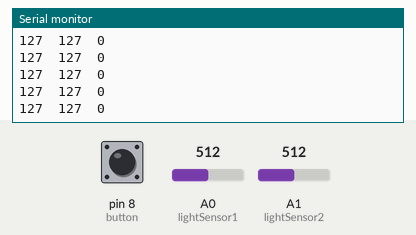
Simulated run of this sketch. Board: Arduino Uno, built with avr-gcc and run on an emulated ATmega328P. Shown: the last lines printed to the serial monitor. The inputs (shaded band) are chosen by the test bench; at power-on: A0 (lightSensor1) = 512, A1 (lightSensor2) = 512, pin 8 (button) LOW.

Above: at 1.2 s.
1.3 s: A0 (lightSensor1) set to 716
At 1.42 s:
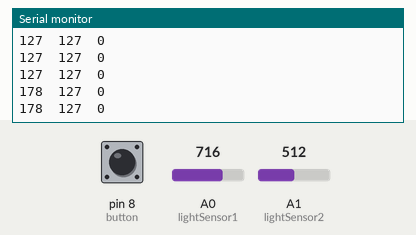
2.8 s: A1 (lightSensor2) set to 716
At 2.83 s:
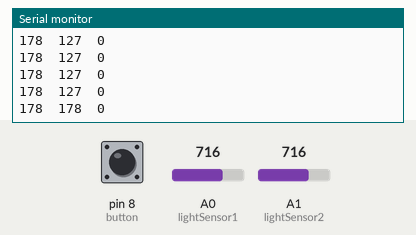
4.3 s: pin 8 (button) pulled HIGH for 0.15 s
At 4.34 s:
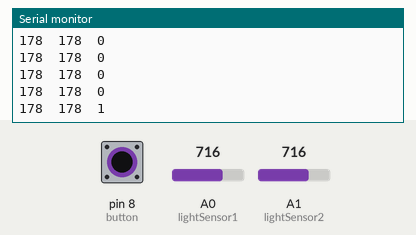
5.9 s: A0 (lightSensor1) set to 900
At 5.95 s:
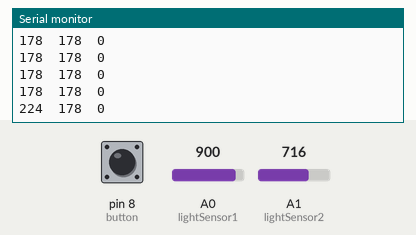
7.4 s: pin 8 (button) pulled HIGH for 1 s
At 7.46 s:
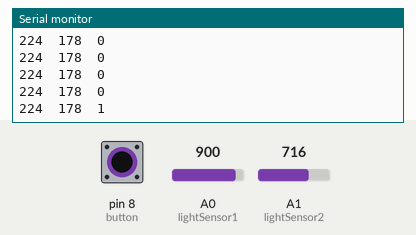
11.4 s: A1 (lightSensor2) set to 900
At 11.49 s:
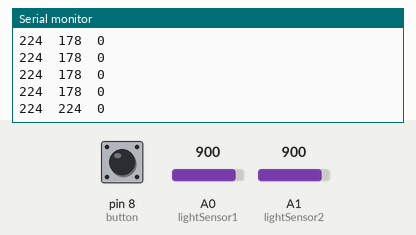
Timing chart, 0 to 13.9 s (numbered marks = the images above; inputs shaded):
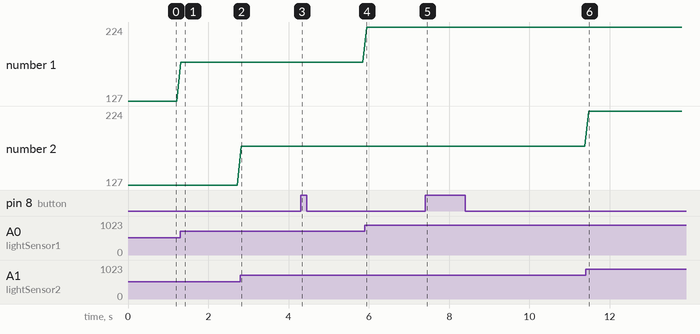

Measured:
- after the input at 1.3 s, the serial monitor: prints a new line at once (image 1)
- after the input at 2.8 s, the serial monitor: prints a new line at once (image 2)
- after the input at 4.3 s, the serial monitor: prints a new line at once (image 3)
- after the input at 5.9 s, the serial monitor: prints a new line at once (image 4)
- after the input at 7.4 s, the serial monitor: prints a new line after 0.05 s (image 5)
- after the input at 11.4 s, the serial monitor: prints a new line after 0.08 s (image 6)
- plotted number 1: 127 → 178 after the input at 1.3 s, 178 → 224 after the input at 5.9 s

The sketch:

slave_3bytes.ino
```cpp
// Wire Slave Sender

#include <Wire.h>
int table[]={0,0,0};
int lightSensor1=A0;
int lightSensor2=A1;
int button=8;

void setup()
{
  Serial.begin(9600);
  pinMode(lightSensor1,INPUT);
  pinMode(lightSensor2,INPUT);
  pinMode(button,INPUT);
  Wire.begin(2);                // join i2c bus with address #2
  Wire.onRequest(requestEvent); // register event
}

void loop()
{
  table[0]=map(analogRead(lightSensor1),0,1023,0,255);
  table[1]=map(analogRead(lightSensor2),0,1023,0,255);
  if(digitalRead(button)==HIGH)
  {
    table[2]=1;
  }else{
    table[2]=0;
  }
  Serial.print(table[0]);
  Serial.print('\t');
  Serial.print(table[1]);
  Serial.print('\t');
  Serial.print(table[2]);
  Serial.print('\n');
  delay(100);
}

// function that executes whenever data is requested by master
// this function is registered as an event, see setup()
void requestEvent()
{
//  for(int i=0;i<3;i++)
//  {
  uint8_t Buffer[3];
  Buffer[0]=table[0];
  Buffer[1]=table[1];
  Buffer[2]=table[2];

  Wire.write(Buffer,3);

}
```
